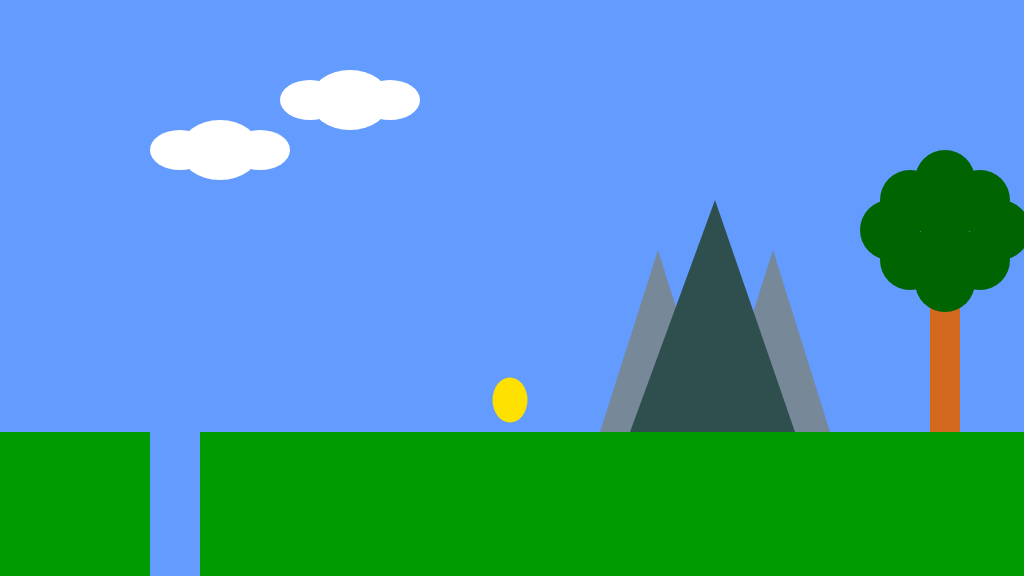
Frame 1 (no input)
Frame 60 (no input): identical to frame 1, image omitted
Frame 120 (the mouse pressed at the canvas centre since frame 60): identical to frame 1, image omitted

The p5.js sketch that drew this single still picture (run headless with seeded random() and noise() and a simulated clock; from frame 60 on, the mouse is pressed at the canvas centre):

// p5.js sketch
// ── sketch.js
/*

The Game Project

1 - Background Scenery

Use p5 drawing functions such as rect, ellipse, line, triangle and
point to draw the scenery as set out in the code comments. The items
should appear next to the text titles.

Each bit of scenery is worth two marks:

0 marks = not a reasonable attempt
1 mark = attempted but it's messy or lacks detail
2 marks = you've used several shape functions to create the scenery

I've given titles and chosen some base colours, but feel free to
imaginatively modify these and interpret the scenery titles loosely to
match your game theme.


WARNING: Do not get too carried away. If you're shape takes more than 5 lines
of code to draw then you've probably over done it.


*/

function setup()
{
	createCanvas(1024, 576);
}

function draw()
{
	background(100, 155, 255); //fill the sky blue

	noStroke();
	fill(0,155,0);
	rect(0, 432, 1024, 144); //draw some green ground

	//1. a cloud in the sky
	//... add your code here

	noStroke();
	fill(255);
	//text("cloud", 200, 100);
    
    fill(255,255,255);
    ellipse(220,150,80,60);
    ellipse(260,150,60,40);
    ellipse(180,150,60,40);
    
    ellipse(350,100,80,60);
    ellipse(390,100,60,40);
    ellipse(310,100,60,40);

	//2. a mountain in the distance
	//... add your code here

	noStroke();
	fill(255);
	//text("mountain", 550, 256);
    
    
    fill(119,136,153);
    triangle(658,250,600,432,715,432);
    triangle(773,250,830,432,715,432);
    fill(47,79,79);
    triangle(715,200,630,432,795,432);
    
    
	//3. a tree
	//... add your code here

	noStroke();
	fill(255);
	//text("tree", 850, 346);
    
    fill(210,105,30);
    rect(930,282,30,150);
    fill(0,100,0);
    ellipse(945,282,60,60);
    ellipse(980,260,60,60);
    ellipse(910,260,60,60);
    ellipse(945,250,60,60);
    ellipse(1000,230,60,60);
    ellipse(890,230,60,60);
    ellipse(980,200,60,60);
    ellipse(910,200,60,60);
    ellipse(945,180,60,60);
    ellipse(945,200,80,80);
    

	//4. a canyon
	//NB. the canyon should go from ground-level to the bottom of the screen

	//... add your code here

	noStroke();
	fill(255);
	//text("canyon", 100, 480);
    
    fill(100,155,255);
    rect(150,432,50,144);

	//5. a collectable token - eg. a jewel, fruit, coins
	//... add your code here

	noStroke();
	fill(255);
	//text("collectable item", 400, 400);
    
    fill(255,225,0);
    ellipse(510,400,35,45);
    
}
